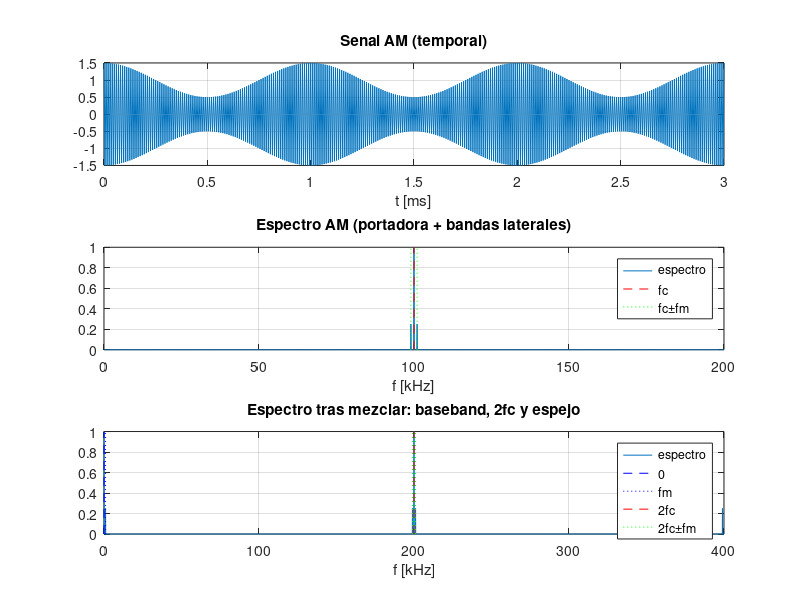

This figure's MATLAB source:
% 19_modulacion_am.m
% Tema 3 - Modulacion y demodulacion AM (desplazamiento del espectro).
% Ejecutar:  octave-cli 19_modulacion_am.m
%
% Referencias a las laminas del Tema 3:
%   - El espectro de la senal AM muestra portadora (fc) y bandas laterales
%     (fc +/- fm).
%   - Demodulacion simple: multiplicar por la portadora desplaza el espectro
%     a banda base y a 2fc; se recupera con un filtro ideal en frecuencia.
%
% Senal AM:  x(t) = (1 + mu*cos(2*pi*fm*t))*cos(2*pi*fc*t).

clear; close all; clc;

fc = 100e3;   % portadora [Hz]
fm = 1e3;     % modulante [Hz]
fs = 400e3;   % muestreo [Hz]
N = 4000;     % N tal que fc y fm caen en bins exactos
mu = 0.5;
t = (0:N-1)/fs;

% ------------------- modulacion -------------------
m = cos(2*pi*fm*t);                    % senal modulante
x = (1 + mu*m) .* cos(2*pi*fc*t);      % senal AM

X = fft(x);
f = (0:N-1)*fs/N;
Xm = abs(X)*2/N;

fprintf('============================================================\n');
fprintf('MODULACION AM\n');
fprintf('============================================================\n');
fprintf('fc = %.0f Hz, fm = %.0f Hz, mu = %.1f\n', fc, fm, mu);
fprintf('espectro: picos en fc, fc-fm y fc+fm (%.0f, %.0f, %.0f Hz)\n', ...
        fc, fc-fm, fc+fm);

% ------------------- demodulacion (simple) -------------------
xr = x .* cos(2*pi*fc*t);      % mezcla con la portadora
Xr = fft(xr);
Xrm = abs(Xr)*2/N;             % espectro desplazado

fprintf('\nDEMODULACION (simple): ESPECTRO DESPLAZADO\n');
fprintf('============================================================\n');
fprintf('tras mezclar con la portadora, el espectro se desplaza a banda base\n');
fprintf('(picos en 0 y +/-fm) y a 2fc (2fc +/- fm).\n');

% ---------- Una sola figura con los 3 plots ----------
figure;

% 1) AM en tiempo (primeros 3 ms)
subplot(3,1,1);
idx = t <= 3e-3;
plot(t(idx)*1e3, x(idx));
title('Senal AM (temporal)'); xlabel('t [ms]'); grid on;

% 2) AM en frecuencia [0, fs/2]
subplot(3,1,2);
plot(f(1:N/2+1)/1e3, Xm(1:N/2+1));
title('Espectro AM (portadora + bandas laterales)'); xlabel('f [kHz]'); grid on;
hold on;
plot([fc fc]/1e3, ylim, 'r--');
plot([(fc-fm) (fc-fm)]/1e3, ylim, 'g:');
plot([(fc+fm) (fc+fm)]/1e3, ylim, 'g:');
legend('espectro', 'fc', 'fc±fm');

% 3) Demodulacion en frecuencia [0, fs), incluye 2fc
subplot(3,1,3);
plot(f/1e3, Xrm);
title('Espectro tras mezclar: baseband, 2fc y espejo'); xlabel('f [kHz]'); grid on;
hold on;
plot([0 0], ylim, 'b--');
plot([fm fm]/1e3, ylim, 'b:');
plot([2*fc 2*fc]/1e3, ylim, 'r--');
plot([(2*fc-fm) (2*fc-fm)]/1e3, ylim, 'g:');
plot([(2*fc+fm) (2*fc+fm)]/1e3, ylim, 'g:');
legend('espectro', '0', 'fm', '2fc', '2fc±fm');
